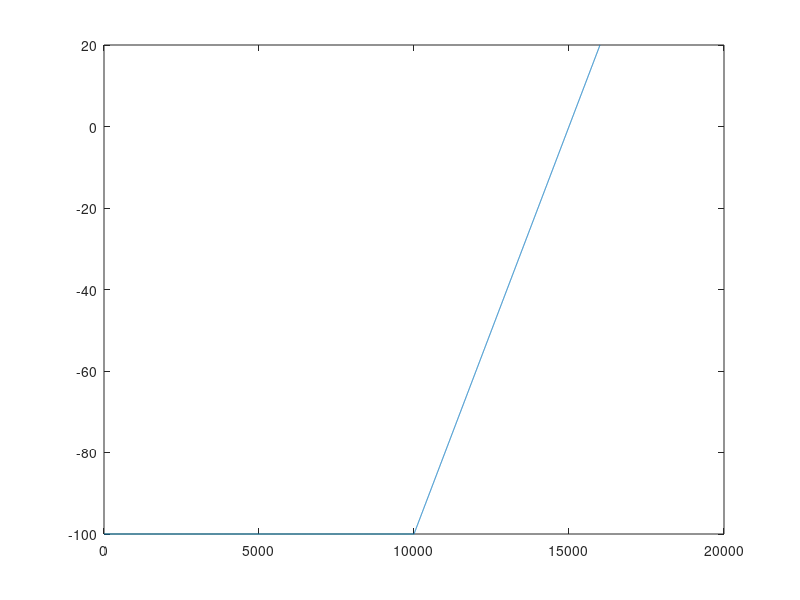

Reproduce this figure in MATLAB. (Note: this script raises an error after producing the figure.)
clear
close all

topofile = 'slope_test50.dat';
topodir = '../topo';

%% flat bottom
h0 = -100;
dx = 2.0;
length_flat = 10000;
x0 = 0.0;

x_flat = (x0:dx:length_flat+x0)';
nx_flat = length(x_flat);

%% slope
s = 0.02; % slope
h_land = 20;
length_slope = (h_land-h0)/s;
x_slope = x_flat(end) + (dx:dx:length_slope)';
nx_slope = length(x_slope);

h_slope = h0 + s.*(x_slope-x_flat(end));

x_all = vertcat(x_flat,x_slope);
h_all = vertcat(h0*ones(nx_flat,1),h_slope);
nx_all = length(x_all);


%% plot
plot(x_all,h_all,'-');


%% print
fid = fopen(topofile,"w");
    fprintf(fid,'%d\n',nx_all);
    for i = 1:nx_all
        fprintf(fid,'%10.3f %10.3f\n',[x_all(i),h_all(i)]);
    end
fclose(fid);

if ~isfolder(topodir); mkdir(topodir); end
movefile(topofile,topodir);

